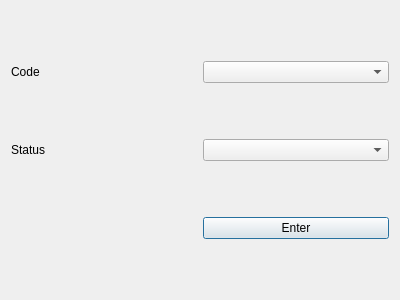
<?xml version="1.0" encoding="UTF-8"?>
<ui version="4.0">
 <class>activeStatus</class>
 <widget class="QDialog" name="activeStatus">
  <property name="geometry">
   <rect>
    <x>0</x>
    <y>0</y>
    <width>400</width>
    <height>300</height>
   </rect>
  </property>
  <property name="windowTitle">
   <string>Dialog</string>
  </property>
  <layout class="QGridLayout" name="gridLayout">
   <item row="0" column="0">
    <widget class="QLabel" name="label">
     <property name="text">
      <string>Code</string>
     </property>
    </widget>
   </item>
   <item row="0" column="1">
    <widget class="QComboBox" name="comboBox_code"/>
   </item>
   <item row="1" column="1">
    <widget class="QComboBox" name="comboBox_status"/>
   </item>
   <item row="1" column="0">
    <widget class="QLabel" name="label_2">
     <property name="text">
      <string>Status</string>
     </property>
    </widget>
   </item>
   <item row="2" column="1">
    <widget class="QPushButton" name="pushButton">
     <property name="text">
      <string>Enter</string>
     </property>
    </widget>
   </item>
  </layout>
 </widget>
 <resources/>
 <connections/>
</ui>
